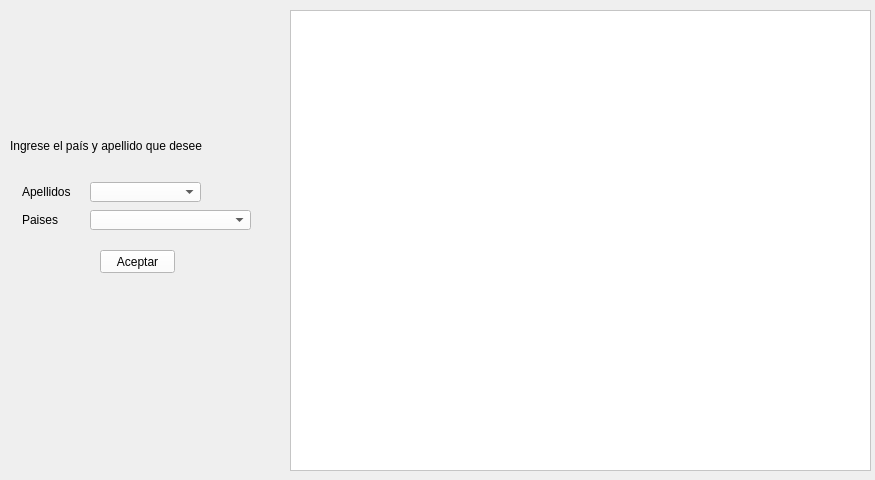
<?xml version="1.0" encoding="UTF-8"?>
<ui version="4.0">
 <class>VentanaConsultaApellido</class>
 <widget class="QMainWindow" name="VentanaConsultaApellido">
  <property name="geometry">
   <rect>
    <x>0</x>
    <y>0</y>
    <width>875</width>
    <height>480</height>
   </rect>
  </property>
  <property name="windowTitle">
   <string>Consulta por Apellido</string>
  </property>
  <property name="windowIcon">
   <iconset resource="recursos.qrc">
    <normaloff>:/imagenes/recursos/imagenes/family-512.png</normaloff>:/imagenes/recursos/imagenes/family-512.png</iconset>
  </property>
  <property name="styleSheet">
   <string notr="true">background-color: qlineargradient(spread:pad, x1:0, y1:0,x2:1,y2:0,stop:0 
rgba(0,182,255,255), stop:0.329545 rgba(255,255,255,255), stop:0.670455
rgba(255,255,255,255),stop:1 rgba(255,102,0,255));
</string>
  </property>
  <widget class="QWidget" name="centralwidget">
   <widget class="QLabel" name="label">
    <property name="geometry">
     <rect>
      <x>22</x>
      <y>182</y>
      <width>62</width>
      <height>19</height>
     </rect>
    </property>
    <property name="styleSheet">
     <string notr="true">
font: 13pt &quot;Californian FB&quot;;
background-color: rgba(255, 255, 255, 0);
</string>
    </property>
    <property name="text">
     <string>Apellidos</string>
    </property>
   </widget>
   <widget class="QLabel" name="label_2">
    <property name="geometry">
     <rect>
      <x>22</x>
      <y>210</y>
      <width>39</width>
      <height>19</height>
     </rect>
    </property>
    <property name="styleSheet">
     <string notr="true">
font: 13pt &quot;Californian FB&quot;;
background-color: rgba(255, 255, 255, 0);</string>
    </property>
    <property name="text">
     <string>Paises</string>
    </property>
   </widget>
   <widget class="QComboBox" name="cajaApellidos">
    <property name="geometry">
     <rect>
      <x>90</x>
      <y>182</y>
      <width>111</width>
      <height>20</height>
     </rect>
    </property>
    <property name="styleSheet">
     <string notr="true">background-color: rgb(255, 255, 255);</string>
    </property>
   </widget>
   <widget class="QComboBox" name="cajaPaises">
    <property name="geometry">
     <rect>
      <x>90</x>
      <y>210</y>
      <width>161</width>
      <height>20</height>
     </rect>
    </property>
    <property name="styleSheet">
     <string notr="true">background-color: rgb(255, 255, 255);</string>
    </property>
   </widget>
   <widget class="QLabel" name="label_3">
    <property name="geometry">
     <rect>
      <x>10</x>
      <y>130</y>
      <width>271</width>
      <height>31</height>
     </rect>
    </property>
    <property name="styleSheet">
     <string notr="true">font: 14pt &quot;Californian FB&quot;;
background-color: rgba(255, 255, 255, 0);
</string>
    </property>
    <property name="text">
     <string>Ingrese el país y apellido que desee</string>
    </property>
   </widget>
   <widget class="QPushButton" name="aceptar">
    <property name="geometry">
     <rect>
      <x>100</x>
      <y>250</y>
      <width>75</width>
      <height>23</height>
     </rect>
    </property>
    <property name="styleSheet">
     <string notr="true">background-color: rgb(255, 255, 255);
font: 75 16pt &quot;System&quot;;	</string>
    </property>
    <property name="text">
     <string>Aceptar</string>
    </property>
   </widget>
   <widget class="QTextBrowser" name="informacionFiltrados">
    <property name="geometry">
     <rect>
      <x>290</x>
      <y>10</y>
      <width>581</width>
      <height>461</height>
     </rect>
    </property>
    <property name="styleSheet">
     <string notr="true">background-color: rgb(255, 255, 255);</string>
    </property>
   </widget>
  </widget>
 </widget>
 <resources>
  <include location="recursos.qrc"/>
 </resources>
 <connections/>
</ui>
